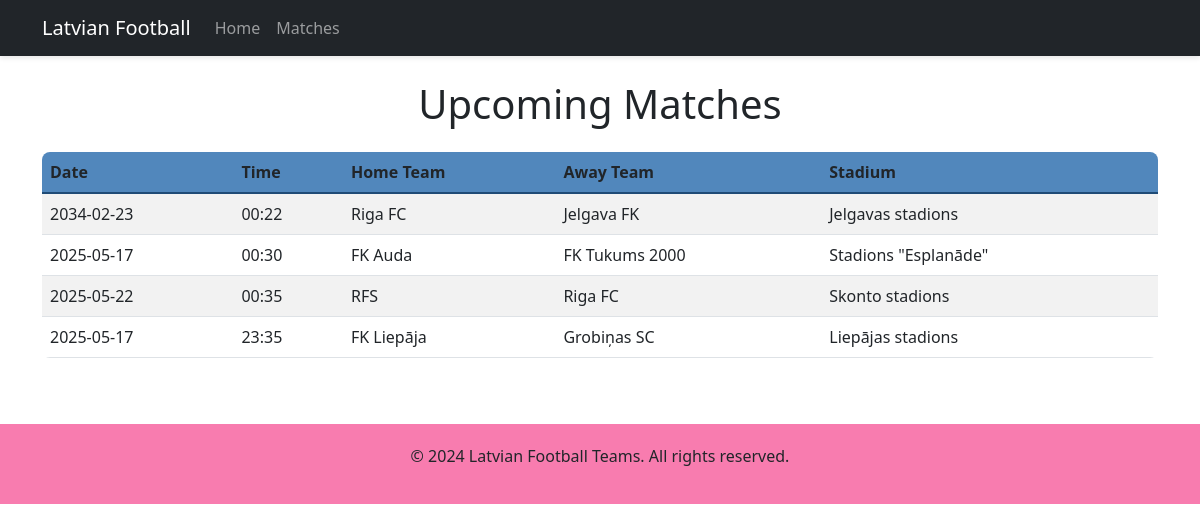
Screenshot of /matches with the database file from the repository.
### tables this page shows
CREATE TABLE matches
                 (id INTEGER PRIMARY KEY AUTOINCREMENT,
                  home_team_id INTEGER,
                  away_team_id INTEGER,
                  date TEXT,
                  time TEXT,
                  stadium TEXT,
                  FOREIGN KEY (home_team_id) REFERENCES teams(id),
                  FOREIGN KEY (away_team_id) REFERENCES teams(id));

CREATE TABLE teams
                 (id INTEGER PRIMARY KEY AUTOINCREMENT,
                  name TEXT NOT NULL,
                  city TEXT NOT NULL,
                  founded INTEGER,
                  stadium TEXT,
                  logo TEXT);

### app.py (the view)
@app.route('/matches')
def matches():
    conn = sqlite3.connect('football.db')
    c = conn.cursor()
    c.execute('''SELECT m.*, t1.name as home_team, t2.name as away_team
                 FROM matches m
                 JOIN teams t1 ON m.home_team_id = t1.id
                 JOIN teams t2 ON m.away_team_id = t2.id''')
    matches = c.fetchall()
    conn.close()
    return render_template('matches.html', matches=matches)

### templates/matches.html (shortened to what this page needs)
{% extends "base.html" %}
{% block content %}
<h1 class="text-center mb-4">Upcoming Matches</h1>
<div class="table-responsive">
    <table class="table table-striped">
        <thead>
            <tr>
                <th>Date</th>
                <th>Time</th>
                <th>Home Team</th>
                <th>Away Team</th>
                <th>Stadium</th>
            </tr>
        </thead>
        <tbody>
            {% for match in matches %}
            <tr>
                <td>{{ match[3] }}</td>
                <td>{{ match[4] }}</td>
                <td>{{ match[6] }}</td>
                <td>{{ match[7] }}</td>
                <td>{{ match[5] }}</td>
            </tr>
            {% endfor %}
        </tbody>
    </table>
</div>
{% endblock %}

### static/css/style.css (style rules this page uses)
.table { border-radius: 8px; overflow: hidden; }
.table thead th { background-color: #5187bc; border-bottom: 2px solid #1f4b76; }

### rows the page displays
matches: date "2034-02-23", time "00:22", name "Riga FC", name "Jelgava FK", stadium "Jelgavas stadions"
matches: date "2025-05-17", time "00:30", name "FK Auda", name "FK Tukums 2000", stadium "Stadions \"Esplanāde\""
matches: date "2025-05-22", time "00:35", name "RFS", name "Riga FC", stadium "Skonto stadions"
matches: date "2025-05-17", time "23:35", name "FK Liepāja", name "Grobiņas SC", stadium "Liepājas stadions"
